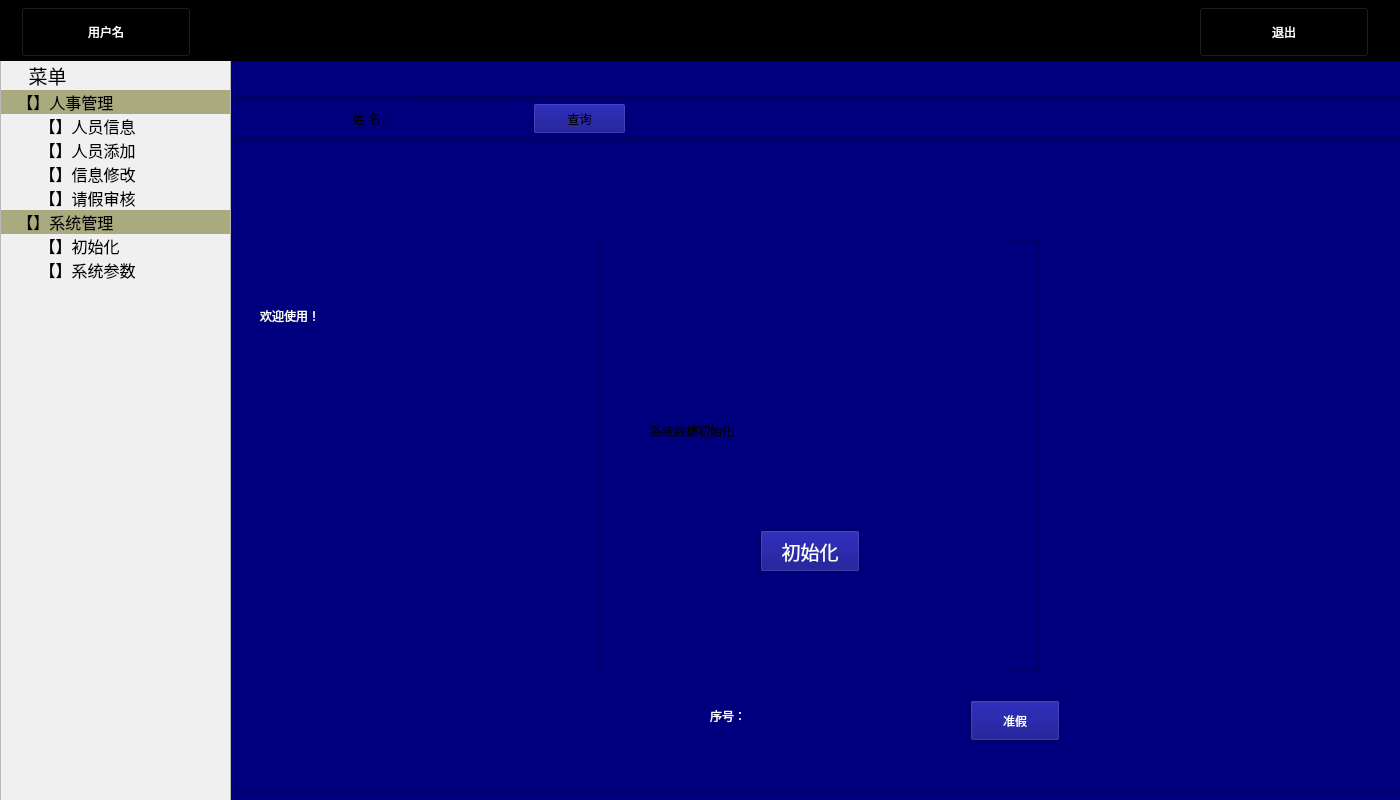
<?xml version="1.0" encoding="UTF-8"?>
<ui version="4.0">
 <class>admin</class>
 <widget class="QWidget" name="admin">
  <property name="geometry">
   <rect>
    <x>0</x>
    <y>0</y>
    <width>1400</width>
    <height>800</height>
   </rect>
  </property>
  <property name="minimumSize">
   <size>
    <width>1400</width>
    <height>800</height>
   </size>
  </property>
  <property name="maximumSize">
   <size>
    <width>1400</width>
    <height>800</height>
   </size>
  </property>
  <property name="windowTitle">
   <string>物业管理员</string>
  </property>
  <property name="styleSheet">
   <string notr="true">background-color: rgb(0, 0, 127);</string>
  </property>
  <widget class="QListWidget" name="listWidget">
   <property name="geometry">
    <rect>
     <x>0</x>
     <y>60</y>
     <width>231</width>
     <height>781</height>
    </rect>
   </property>
   <property name="font">
    <font>
     <pointsize>12</pointsize>
    </font>
   </property>
   <property name="styleSheet">
    <string notr="true">background-color: rgb(240, 240, 240);</string>
   </property>
   <property name="lineWidth">
    <number>1</number>
   </property>
   <property name="midLineWidth">
    <number>0</number>
   </property>
   <property name="spacing">
    <number>5</number>
   </property>
   <item>
    <property name="text">
     <string>     菜单</string>
    </property>
    <property name="font">
     <font>
      <family>黑体</family>
      <pointsize>14</pointsize>
     </font>
    </property>
   </item>
   <item>
    <property name="text">
     <string>   【】人事管理</string>
    </property>
    <property name="background">
     <brush brushstyle="SolidPattern">
      <color alpha="255">
       <red>170</red>
       <green>170</green>
       <blue>127</blue>
      </color>
     </brush>
    </property>
   </item>
   <item>
    <property name="text">
     <string>        【】人员信息</string>
    </property>
   </item>
   <item>
    <property name="text">
     <string>        【】人员添加</string>
    </property>
   </item>
   <item>
    <property name="text">
     <string>        【】信息修改</string>
    </property>
   </item>
   <item>
    <property name="text">
     <string>        【】请假审核</string>
    </property>
   </item>
   <item>
    <property name="text">
     <string>   【】系统管理</string>
    </property>
    <property name="background">
     <brush brushstyle="SolidPattern">
      <color alpha="255">
       <red>170</red>
       <green>170</green>
       <blue>127</blue>
      </color>
     </brush>
    </property>
   </item>
   <item>
    <property name="text">
     <string>        【】初始化</string>
    </property>
   </item>
   <item>
    <property name="text">
     <string>        【】系统参数</string>
    </property>
   </item>
   <item>
    <property name="text">
     <string/>
    </property>
   </item>
  </widget>
  <widget class="QFrame" name="frame">
   <property name="geometry">
    <rect>
     <x>-1</x>
     <y>0</y>
     <width>1401</width>
     <height>61</height>
    </rect>
   </property>
   <property name="styleSheet">
    <string notr="true">background-color: rgb(0, 0, 0);</string>
   </property>
   <property name="frameShape">
    <enum>QFrame::StyledPanel</enum>
   </property>
   <property name="frameShadow">
    <enum>QFrame::Raised</enum>
   </property>
   <widget class="QPushButton" name="pushButton_4">
    <property name="geometry">
     <rect>
      <x>22</x>
      <y>7</y>
      <width>170</width>
      <height>50</height>
     </rect>
    </property>
    <property name="styleSheet">
     <string notr="true">font: 75 16pt &quot;Adobe Arabic&quot;;
color: rgb(255, 255, 255);
background-color: rgb(0, 0, 0);</string>
    </property>
    <property name="text">
     <string>用户名</string>
    </property>
   </widget>
   <widget class="QPushButton" name="pushButton_5">
    <property name="geometry">
     <rect>
      <x>1200</x>
      <y>7</y>
      <width>170</width>
      <height>50</height>
     </rect>
    </property>
    <property name="styleSheet">
     <string notr="true">font: 75 16pt &quot;Adobe Arabic&quot;;
background-color: rgb(0, 0, 0);
color: rgb(255, 255, 255);</string>
    </property>
    <property name="text">
     <string>退出</string>
    </property>
   </widget>
  </widget>
  <widget class="QTableView" name="tableView">
   <property name="geometry">
    <rect>
     <x>233</x>
     <y>140</y>
     <width>1168</width>
     <height>651</height>
    </rect>
   </property>
   <property name="layoutDirection">
    <enum>Qt::LeftToRight</enum>
   </property>
   <property name="styleSheet">
    <string notr="true">background-color: rgb(0, 0, 127);
border-color: rgb(0, 0, 0);</string>
   </property>
   <property name="editTriggers">
    <set>QAbstractItemView::NoEditTriggers</set>
   </property>
   <property name="tabKeyNavigation">
    <bool>false</bool>
   </property>
  </widget>
  <widget class="QFrame" name="frame_2">
   <property name="geometry">
    <rect>
     <x>233</x>
     <y>61</y>
     <width>1168</width>
     <height>36</height>
    </rect>
   </property>
   <property name="frameShape">
    <enum>QFrame::StyledPanel</enum>
   </property>
   <property name="frameShadow">
    <enum>QFrame::Raised</enum>
   </property>
   <widget class="QPushButton" name="pushButton_3">
    <property name="geometry">
     <rect>
      <x>5</x>
      <y>5</y>
      <width>93</width>
      <height>28</height>
     </rect>
    </property>
    <property name="styleSheet">
     <string notr="true">background:transparent;
border:none;</string>
    </property>
    <property name="text">
     <string/>
    </property>
   </widget>
  </widget>
  <widget class="QFrame" name="frame_3">
   <property name="geometry">
    <rect>
     <x>233</x>
     <y>98</y>
     <width>1168</width>
     <height>41</height>
    </rect>
   </property>
   <property name="styleSheet">
    <string notr="true"/>
   </property>
   <property name="frameShape">
    <enum>QFrame::StyledPanel</enum>
   </property>
   <property name="frameShadow">
    <enum>QFrame::Raised</enum>
   </property>
   <widget class="QPushButton" name="pushButton">
    <property name="geometry">
     <rect>
      <x>300</x>
      <y>5</y>
      <width>93</width>
      <height>31</height>
     </rect>
    </property>
    <property name="styleSheet">
     <string notr="true">border-color: rgb(255, 255, 255);</string>
    </property>
    <property name="text">
     <string>查询</string>
    </property>
   </widget>
   <widget class="QLineEdit" name="lineEdit">
    <property name="geometry">
     <rect>
      <x>180</x>
      <y>1</y>
      <width>113</width>
      <height>35</height>
     </rect>
    </property>
    <property name="styleSheet">
     <string notr="true">color: rgb(255, 255, 255);
background:transparent;</string>
    </property>
   </widget>
   <widget class="QLabel" name="label_2">
    <property name="geometry">
     <rect>
      <x>120</x>
      <y>5</y>
      <width>51</width>
      <height>32</height>
     </rect>
    </property>
    <property name="styleSheet">
     <string notr="true">background:transparent;</string>
    </property>
    <property name="text">
     <string>姓 名：</string>
    </property>
   </widget>
  </widget>
  <widget class="QLabel" name="label">
   <property name="geometry">
    <rect>
     <x>260</x>
     <y>180</y>
     <width>301</width>
     <height>271</height>
    </rect>
   </property>
   <property name="styleSheet">
    <string notr="true">font: 36pt &quot;Adobe Arabic&quot;;
background-color: rgb(0, 0, 127);
color: rgb(255, 255, 255);</string>
   </property>
   <property name="text">
    <string>欢迎使用！</string>
   </property>
  </widget>
  <widget class="QWidget" name="widget" native="true">
   <property name="geometry">
    <rect>
     <x>620</x>
     <y>680</y>
     <width>450</width>
     <height>70</height>
    </rect>
   </property>
   <property name="styleSheet">
    <string notr="true">background-color: rgb(0, 0, 127);
color: rgb(255, 255, 255);</string>
   </property>
   <widget class="QLabel" name="label_3">
    <property name="geometry">
     <rect>
      <x>90</x>
      <y>20</y>
      <width>72</width>
      <height>32</height>
     </rect>
    </property>
    <property name="styleSheet">
     <string notr="true">font: 14pt &quot;黑体&quot;;
background:transparent;</string>
    </property>
    <property name="text">
     <string>序号：</string>
    </property>
   </widget>
   <widget class="QLineEdit" name="lineEdit_2">
    <property name="geometry">
     <rect>
      <x>160</x>
      <y>20</y>
      <width>100</width>
      <height>32</height>
     </rect>
    </property>
    <property name="styleSheet">
     <string notr="true">font: 14pt &quot;黑体&quot;;
background:transparent;</string>
    </property>
   </widget>
   <widget class="QPushButton" name="pushButton_2">
    <property name="geometry">
     <rect>
      <x>350</x>
      <y>20</y>
      <width>90</width>
      <height>41</height>
     </rect>
    </property>
    <property name="styleSheet">
     <string notr="true">font: 14pt &quot;黑体&quot;;
background-color: rgb(0, 0, 127);</string>
    </property>
    <property name="text">
     <string>准假</string>
    </property>
   </widget>
  </widget>
  <widget class="QWidget" name="widget_4" native="true">
   <property name="geometry">
    <rect>
     <x>600</x>
     <y>240</y>
     <width>411</width>
     <height>431</height>
    </rect>
   </property>
   <widget class="QLabel" name="label_35">
    <property name="geometry">
     <rect>
      <x>80</x>
      <y>140</y>
      <width>100</width>
      <height>32</height>
     </rect>
    </property>
    <property name="styleSheet">
     <string notr="true">font: 12pt &quot;黑体&quot;;
background:transparent;
color: rgb(255, 255, 255);</string>
    </property>
    <property name="text">
     <string>性别：</string>
    </property>
   </widget>
   <widget class="QLabel" name="label_36">
    <property name="geometry">
     <rect>
      <x>80</x>
      <y>200</y>
      <width>100</width>
      <height>32</height>
     </rect>
    </property>
    <property name="styleSheet">
     <string notr="true">font: 12pt &quot;黑体&quot;;
background:transparent;
color: rgb(255, 255, 255);</string>
    </property>
    <property name="text">
     <string>联系电话：</string>
    </property>
   </widget>
   <widget class="QLabel" name="label_37">
    <property name="geometry">
     <rect>
      <x>80</x>
      <y>260</y>
      <width>100</width>
      <height>32</height>
     </rect>
    </property>
    <property name="styleSheet">
     <string notr="true">font: 12pt &quot;黑体&quot;;
background:transparent;
color: rgb(255, 255, 255);</string>
    </property>
    <property name="text">
     <string>身份证号：</string>
    </property>
   </widget>
   <widget class="QLabel" name="label_38">
    <property name="geometry">
     <rect>
      <x>80</x>
      <y>320</y>
      <width>100</width>
      <height>32</height>
     </rect>
    </property>
    <property name="styleSheet">
     <string notr="true">font: 12pt &quot;黑体&quot;;
background:transparent;
color: rgb(255, 255, 255);</string>
    </property>
    <property name="text">
     <string>职位：</string>
    </property>
   </widget>
   <widget class="QLineEdit" name="lineEdit_33">
    <property name="geometry">
     <rect>
      <x>180</x>
      <y>140</y>
      <width>150</width>
      <height>32</height>
     </rect>
    </property>
    <property name="styleSheet">
     <string notr="true">background:transparent;
color: rgb(255, 255, 255);
font: 12pt &quot;黑体&quot;;</string>
    </property>
   </widget>
   <widget class="QLineEdit" name="lineEdit_34">
    <property name="geometry">
     <rect>
      <x>180</x>
      <y>200</y>
      <width>150</width>
      <height>32</height>
     </rect>
    </property>
    <property name="styleSheet">
     <string notr="true">background:transparent;
color: rgb(255, 255, 255);
font: 12pt &quot;黑体&quot;;</string>
    </property>
   </widget>
   <widget class="QLineEdit" name="lineEdit_35">
    <property name="geometry">
     <rect>
      <x>180</x>
      <y>260</y>
      <width>150</width>
      <height>32</height>
     </rect>
    </property>
    <property name="styleSheet">
     <string notr="true">background:transparent;
color: rgb(255, 255, 255);
font: 12pt &quot;黑体&quot;;</string>
    </property>
   </widget>
   <widget class="QLabel" name="label_39">
    <property name="geometry">
     <rect>
      <x>80</x>
      <y>20</y>
      <width>100</width>
      <height>32</height>
     </rect>
    </property>
    <property name="styleSheet">
     <string notr="true">font: 12pt &quot;黑体&quot;;
background:transparent;
color: rgb(255, 255, 255);</string>
    </property>
    <property name="text">
     <string>姓名：</string>
    </property>
   </widget>
   <widget class="QLineEdit" name="lineEdit_36">
    <property name="geometry">
     <rect>
      <x>180</x>
      <y>20</y>
      <width>150</width>
      <height>32</height>
     </rect>
    </property>
    <property name="styleSheet">
     <string notr="true">background:transparent;
color: rgb(255, 255, 255);
font: 12pt &quot;黑体&quot;;</string>
    </property>
   </widget>
   <widget class="QLabel" name="label_40">
    <property name="geometry">
     <rect>
      <x>80</x>
      <y>80</y>
      <width>100</width>
      <height>32</height>
     </rect>
    </property>
    <property name="styleSheet">
     <string notr="true">font: 12pt &quot;黑体&quot;;
background:transparent;
color: rgb(255, 255, 255);</string>
    </property>
    <property name="text">
     <string>年龄：</string>
    </property>
   </widget>
   <widget class="QLineEdit" name="lineEdit_37">
    <property name="geometry">
     <rect>
      <x>180</x>
      <y>320</y>
      <width>150</width>
      <height>32</height>
     </rect>
    </property>
    <property name="styleSheet">
     <string notr="true">background:transparent;
color: rgb(255, 255, 255);
font: 12pt &quot;黑体&quot;;</string>
    </property>
   </widget>
   <widget class="QPushButton" name="pushButton_23">
    <property name="geometry">
     <rect>
      <x>160</x>
      <y>370</y>
      <width>100</width>
      <height>42</height>
     </rect>
    </property>
    <property name="font">
     <font>
      <family>黑体</family>
      <pointsize>14</pointsize>
     </font>
    </property>
    <property name="styleSheet">
     <string notr="true">background-color: rgb(0, 0, 127);</string>
    </property>
    <property name="text">
     <string>添加</string>
    </property>
   </widget>
   <widget class="QLineEdit" name="lineEdit_38">
    <property name="geometry">
     <rect>
      <x>180</x>
      <y>80</y>
      <width>150</width>
      <height>32</height>
     </rect>
    </property>
    <property name="styleSheet">
     <string notr="true">background:transparent;
color: rgb(255, 255, 255);
font: 12pt &quot;黑体&quot;;</string>
    </property>
   </widget>
  </widget>
  <widget class="QWidget" name="widget_5" native="true">
   <property name="geometry">
    <rect>
     <x>600</x>
     <y>240</y>
     <width>411</width>
     <height>431</height>
    </rect>
   </property>
   <widget class="QLabel" name="label_41">
    <property name="geometry">
     <rect>
      <x>80</x>
      <y>180</y>
      <width>100</width>
      <height>32</height>
     </rect>
    </property>
    <property name="styleSheet">
     <string notr="true">font: 12pt &quot;黑体&quot;;
background:transparent;
color: rgb(255, 255, 255);</string>
    </property>
    <property name="text">
     <string>性别：</string>
    </property>
   </widget>
   <widget class="QLabel" name="label_42">
    <property name="geometry">
     <rect>
      <x>80</x>
      <y>230</y>
      <width>100</width>
      <height>32</height>
     </rect>
    </property>
    <property name="styleSheet">
     <string notr="true">font: 12pt &quot;黑体&quot;;
background:transparent;
color: rgb(255, 255, 255);</string>
    </property>
    <property name="text">
     <string>联系电话：</string>
    </property>
   </widget>
   <widget class="QLabel" name="label_43">
    <property name="geometry">
     <rect>
      <x>80</x>
      <y>280</y>
      <width>100</width>
      <height>32</height>
     </rect>
    </property>
    <property name="styleSheet">
     <string notr="true">font: 12pt &quot;黑体&quot;;
background:transparent;
color: rgb(255, 255, 255);</string>
    </property>
    <property name="text">
     <string>身份证号：</string>
    </property>
   </widget>
   <widget class="QLabel" name="label_44">
    <property name="geometry">
     <rect>
      <x>80</x>
      <y>330</y>
      <width>100</width>
      <height>32</height>
     </rect>
    </property>
    <property name="styleSheet">
     <string notr="true">font: 12pt &quot;黑体&quot;;
background:transparent;
color: rgb(255, 255, 255);</string>
    </property>
    <property name="text">
     <string>职位：</string>
    </property>
   </widget>
   <widget class="QLineEdit" name="lineEdit_39">
    <property name="geometry">
     <rect>
      <x>180</x>
      <y>130</y>
      <width>150</width>
      <height>32</height>
     </rect>
    </property>
    <property name="styleSheet">
     <string notr="true">background:transparent;
color: rgb(255, 255, 255);
font: 12pt &quot;黑体&quot;;</string>
    </property>
   </widget>
   <widget class="QLineEdit" name="lineEdit_40">
    <property name="geometry">
     <rect>
      <x>180</x>
      <y>180</y>
      <width>150</width>
      <height>32</height>
     </rect>
    </property>
    <property name="styleSheet">
     <string notr="true">background:transparent;
color: rgb(255, 255, 255);
font: 12pt &quot;黑体&quot;;</string>
    </property>
   </widget>
   <widget class="QLineEdit" name="lineEdit_41">
    <property name="geometry">
     <rect>
      <x>180</x>
      <y>230</y>
      <width>150</width>
      <height>32</height>
     </rect>
    </property>
    <property name="styleSheet">
     <string notr="true">background:transparent;
color: rgb(255, 255, 255);
font: 12pt &quot;黑体&quot;;</string>
    </property>
   </widget>
   <widget class="QLabel" name="label_45">
    <property name="geometry">
     <rect>
      <x>80</x>
      <y>80</y>
      <width>100</width>
      <height>32</height>
     </rect>
    </property>
    <property name="styleSheet">
     <string notr="true">font: 12pt &quot;黑体&quot;;
background:transparent;
color: rgb(255, 255, 255);</string>
    </property>
    <property name="text">
     <string>姓名：</string>
    </property>
   </widget>
   <widget class="QLineEdit" name="lineEdit_42">
    <property name="geometry">
     <rect>
      <x>180</x>
      <y>30</y>
      <width>150</width>
      <height>32</height>
     </rect>
    </property>
    <property name="styleSheet">
     <string notr="true">background:transparent;
color: rgb(255, 255, 255);
font: 12pt &quot;黑体&quot;;</string>
    </property>
   </widget>
   <widget class="QLabel" name="label_46">
    <property name="geometry">
     <rect>
      <x>80</x>
      <y>130</y>
      <width>100</width>
      <height>32</height>
     </rect>
    </property>
    <property name="styleSheet">
     <string notr="true">font: 12pt &quot;黑体&quot;;
background:transparent;
color: rgb(255, 255, 255);</string>
    </property>
    <property name="text">
     <string>年龄：</string>
    </property>
   </widget>
   <widget class="QLineEdit" name="lineEdit_43">
    <property name="geometry">
     <rect>
      <x>180</x>
      <y>280</y>
      <width>150</width>
      <height>32</height>
     </rect>
    </property>
    <property name="styleSheet">
     <string notr="true">background:transparent;
color: rgb(255, 255, 255);
font: 12pt &quot;黑体&quot;;</string>
    </property>
   </widget>
   <widget class="QPushButton" name="pushButton_24">
    <property name="enabled">
     <bool>false</bool>
    </property>
    <property name="geometry">
     <rect>
      <x>240</x>
      <y>370</y>
      <width>100</width>
      <height>42</height>
     </rect>
    </property>
    <property name="font">
     <font>
      <family>黑体</family>
      <pointsize>14</pointsize>
     </font>
    </property>
    <property name="styleSheet">
     <string notr="true">background-color: rgb(0, 0, 127);</string>
    </property>
    <property name="text">
     <string>修改</string>
    </property>
   </widget>
   <widget class="QLineEdit" name="lineEdit_44">
    <property name="geometry">
     <rect>
      <x>180</x>
      <y>80</y>
      <width>150</width>
      <height>32</height>
     </rect>
    </property>
    <property name="styleSheet">
     <string notr="true">background:transparent;
color: rgb(255, 255, 255);
font: 12pt &quot;黑体&quot;;</string>
    </property>
   </widget>
   <widget class="QPushButton" name="pushButton_25">
    <property name="geometry">
     <rect>
      <x>70</x>
      <y>370</y>
      <width>100</width>
      <height>42</height>
     </rect>
    </property>
    <property name="font">
     <font>
      <family>黑体</family>
      <pointsize>14</pointsize>
     </font>
    </property>
    <property name="styleSheet">
     <string notr="true">background-color: rgb(0, 0, 127);</string>
    </property>
    <property name="text">
     <string>查询</string>
    </property>
   </widget>
   <widget class="QLabel" name="label_47">
    <property name="geometry">
     <rect>
      <x>80</x>
      <y>30</y>
      <width>100</width>
      <height>32</height>
     </rect>
    </property>
    <property name="styleSheet">
     <string notr="true">font: 12pt &quot;黑体&quot;;
background:transparent;
color: rgb(255, 255, 255);</string>
    </property>
    <property name="text">
     <string>工号：</string>
    </property>
   </widget>
   <widget class="QLineEdit" name="lineEdit_45">
    <property name="geometry">
     <rect>
      <x>180</x>
      <y>330</y>
      <width>150</width>
      <height>32</height>
     </rect>
    </property>
    <property name="styleSheet">
     <string notr="true">background:transparent;
color: rgb(255, 255, 255);
font: 12pt &quot;黑体&quot;;</string>
    </property>
   </widget>
  </widget>
  <widget class="QTableView" name="tableView_2">
   <property name="geometry">
    <rect>
     <x>598</x>
     <y>240</y>
     <width>441</width>
     <height>431</height>
    </rect>
   </property>
   <property name="styleSheet">
    <string notr="true">font: 14pt &quot;黑体&quot;;
color: rgb(255, 255, 255);
background-color: rgb(0, 0, 127);</string>
   </property>
  </widget>
  <widget class="QWidget" name="widget_6" native="true">
   <property name="geometry">
    <rect>
     <x>600</x>
     <y>240</y>
     <width>411</width>
     <height>431</height>
    </rect>
   </property>
   <property name="styleSheet">
    <string notr="true">background-color: rgb(0, 0, 127);</string>
   </property>
   <widget class="QPushButton" name="pushButton_26">
    <property name="geometry">
     <rect>
      <x>160</x>
      <y>290</y>
      <width>100</width>
      <height>42</height>
     </rect>
    </property>
    <property name="font">
     <font>
      <family>黑体</family>
      <pointsize>14</pointsize>
     </font>
    </property>
    <property name="styleSheet">
     <string notr="true">color: rgb(255, 255, 255);
background-color: rgb(0, 0, 127);</string>
    </property>
    <property name="text">
     <string>初始化</string>
    </property>
   </widget>
   <widget class="QLabel" name="label_4">
    <property name="geometry">
     <rect>
      <x>50</x>
      <y>110</y>
      <width>311</width>
      <height>161</height>
     </rect>
    </property>
    <property name="styleSheet">
     <string notr="true">font: 25pt &quot;Adobe Arabic&quot;;
background:transparent;
color: rgb(0, 0, 0);</string>
    </property>
    <property name="text">
     <string>系统数据初始化</string>
    </property>
   </widget>
  </widget>
 </widget>
 <resources/>
 <connections/>
</ui>
